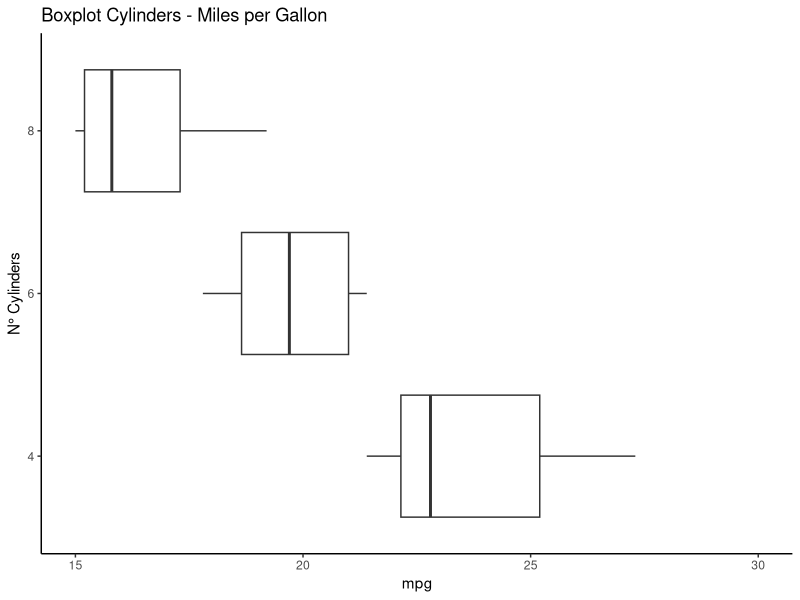

Generate this figure with R:
# Exercise 14 – Coordinate Systems
# Using the built-in mtcars dataset:
# Tasks:
# 1. Create a boxplot of mpg by cyl.
# 2. Flip the coordinates using coord_flip().
# 3. Try zooming into the y-axis using coord_cartesian().
# 4. Add labels and a title.
# 5. Apply a theme of your choice.

library(tidyverse)

view(mtcars)

mtcars %>% 
  mutate(cyl = as.factor(cyl)) %>%
  ggplot(aes(cyl, mpg))+
  geom_boxplot()+
  coord_flip() +
  scale_y_continuous(limits = c(15, 30))+
  labs(title="Boxplot Cylinders - Miles per Gallon",
       x = "N° Cylinders",
       y = "mpg")+
  theme_classic()
  
